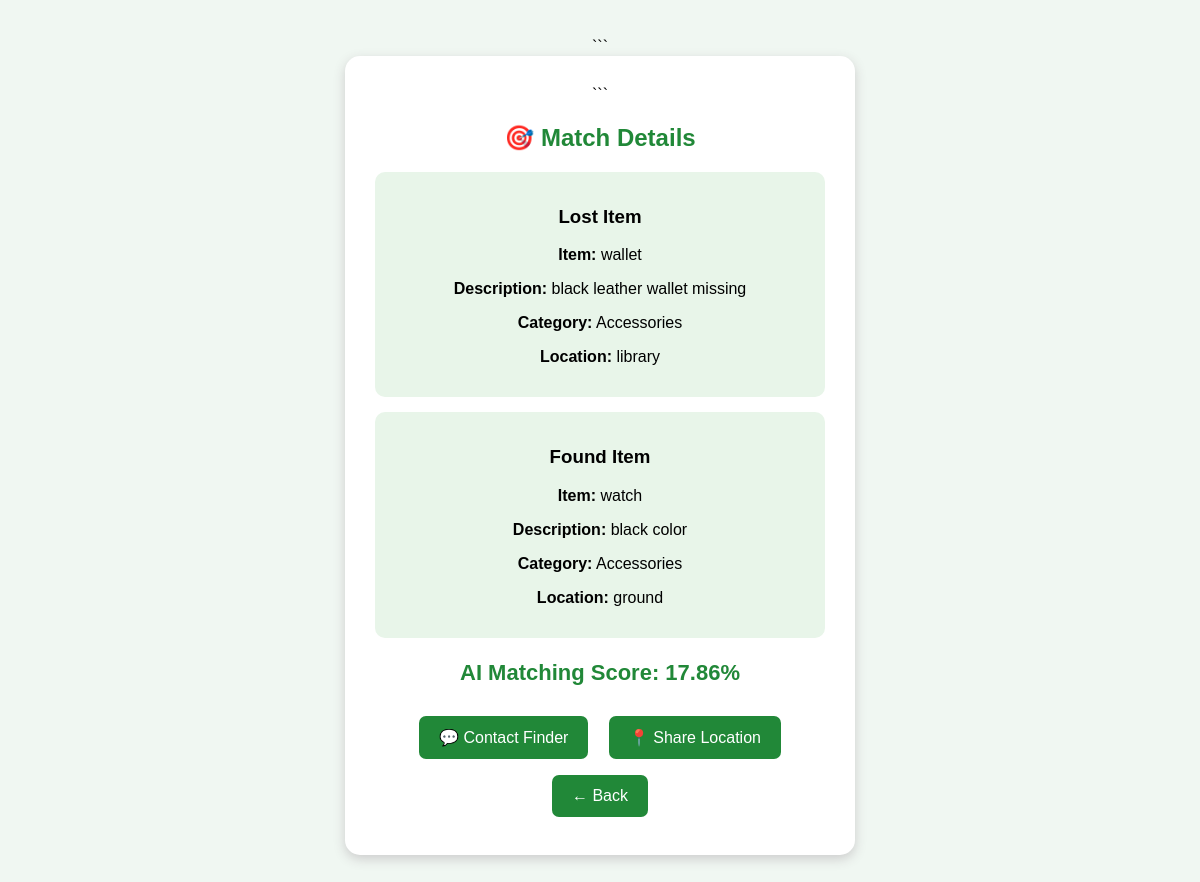
Page /match_details/5/8 (signed in) on the committed database.
### tables this page shows
CREATE TABLE lost_items (
            id INTEGER PRIMARY KEY AUTOINCREMENT,
            item_name TEXT NOT NULL,
            description TEXT NOT NULL,
            category TEXT NOT NULL,
            location TEXT NOT NULL,
            date_lost TEXT NOT NULL,
            image TEXT
        , user_id INTEGER);

CREATE TABLE found_items (
            id INTEGER PRIMARY KEY AUTOINCREMENT,
            item_name TEXT NOT NULL,
            description TEXT NOT NULL,
            category TEXT NOT NULL,
            location TEXT NOT NULL,
            date_found TEXT NOT NULL,
            image TEXT NOT NULL
        , user_id INTEGER);

### app.py (the view)
@app.route("/match_details/<int:lost_id>/<int:found_id>")
@login_required
def match_details(lost_id, found_id):
    conn = get_db_connection()
    lost_item = conn.execute(
        "SELECT * FROM lost_items WHERE id = ?",
        (lost_id,)
    ).fetchone()
    found_item = conn.execute(
        "SELECT * FROM found_items WHERE id = ?",
        (found_id,)
    ).fetchone()
    if not lost_item or not found_item:
        conn.close()
        return "Match details not found.", 404
    current_user_id = session["user_id"]
    if (
        lost_item["user_id"] != current_user_id
        and found_item["user_id"] != current_user_id
    ):
        conn.close()
        return "You are not allowed to view this match.", 403
    score = calculate_similarity(
        item_text(lost_item),
        item_text(found_item)
    )
    if score < 15:
        conn.close()
        return "These items do not meet the AI matching threshold.", 404
    conn.execute("""
        UPDATE notifications
        SET is_read = 1
        WHERE user_id = ? AND lost_item_id = ? AND found_item_id = ?
    """, (
        current_user_id,
        lost_id,
        found_id
    ))
    conn.commit()
    conn.close()
    return render_template(
        "match_details.html",
        lost_item=lost_item,
        found_item=found_item,
        score=round(score, 2)
    )

### app.py (called while the page is built)
def get_db_connection():
    conn = sqlite3.connect("campusfind.db")
    conn.row_factory = sqlite3.Row
    conn.execute("PRAGMA foreign_keys = ON")
    return conn

def login_required(function):
    @wraps(function)
    def wrapper(*args, **kwargs):
        if "user_id" not in session:
            return redirect(url_for("login"))
        return function(*args, **kwargs)
    return wrapper

def item_text(item):
    return " ".join([
        item["item_name"] or "",
        item["description"] or "",
        item["category"] or "",
        item["location"] or ""
    ])

### templates/match_details.html (shortened to what this page needs)
<!DOCTYPE html>
<html>
<head>
</head>
<body>
<div class="container">
```
<h2>🎯 Match Details</h2>
<div class="item">
    <h3>Lost Item</h3>
    <p><b>Item:</b> {{ lost_item['item_name'] }}</p>
    <p><b>Description:</b> {{ lost_item['description'] }}</p>
    <p><b>Category:</b> {{ lost_item['category'] }}</p>
    <p><b>Location:</b> {{ lost_item['location'] }}</p>
</div>
<div class="item">
    <h3>Found Item</h3>
    <p><b>Item:</b> {{ found_item['item_name'] }}</p>
    <p><b>Description:</b> {{ found_item['description'] }}</p>
    <p><b>Category:</b> {{ found_item['category'] }}</p>
    <p><b>Location:</b> {{ found_item['location'] }}</p>
</div>
<p class="score">
    AI Matching Score: {{ score }}%
</p>
<a class="action-btn"
   href="{{ url_for('messages', lost_id=lost_item['id'], found_id=found_item['id']) }}">
    💬 Contact Finder
</a>
<a class="action-btn"
   href="{{ url_for('share_location', found_id=found_item['id']) }}">
    📍 Share Location
</a>
<br>
<a class="action-btn" href="{{ url_for('notifications') }}">
    ← Back
</a>
</div>
</body>
</html>

### templates/match_details.html (style rules this page uses)
body { font-family: Arial, sans-serif; background: #f0f7f2; text-align: center; padding: 30px; }
.container { background: white; width: 450px; max-width: 90%; margin: auto; padding: 30px; border-radius: 15px; box-shadow: 0 4px 12px #ccc; }
h2 { color: #218838; }
.item { background: #e8f5e9; padding: 15px; margin: 15px 0; border-radius: 10px; }
.score { color: #218838; font-size: 22px; font-weight: bold; }
.action-btn { display: inline-block; background: #218838; color: white; text-decoration: none; padding: 12px 20px; margin: 8px; border-radius: 7px; border: none; cursor: pointer; }

### rows in the picture
lost_items: item_name "wallet", description "black leather wallet missing", category "Accessories", location "library"
found_items: item_name "watch", description "black color", category "Accessories", location "ground"

### other values in the picture
{{ score }} "17.86"
